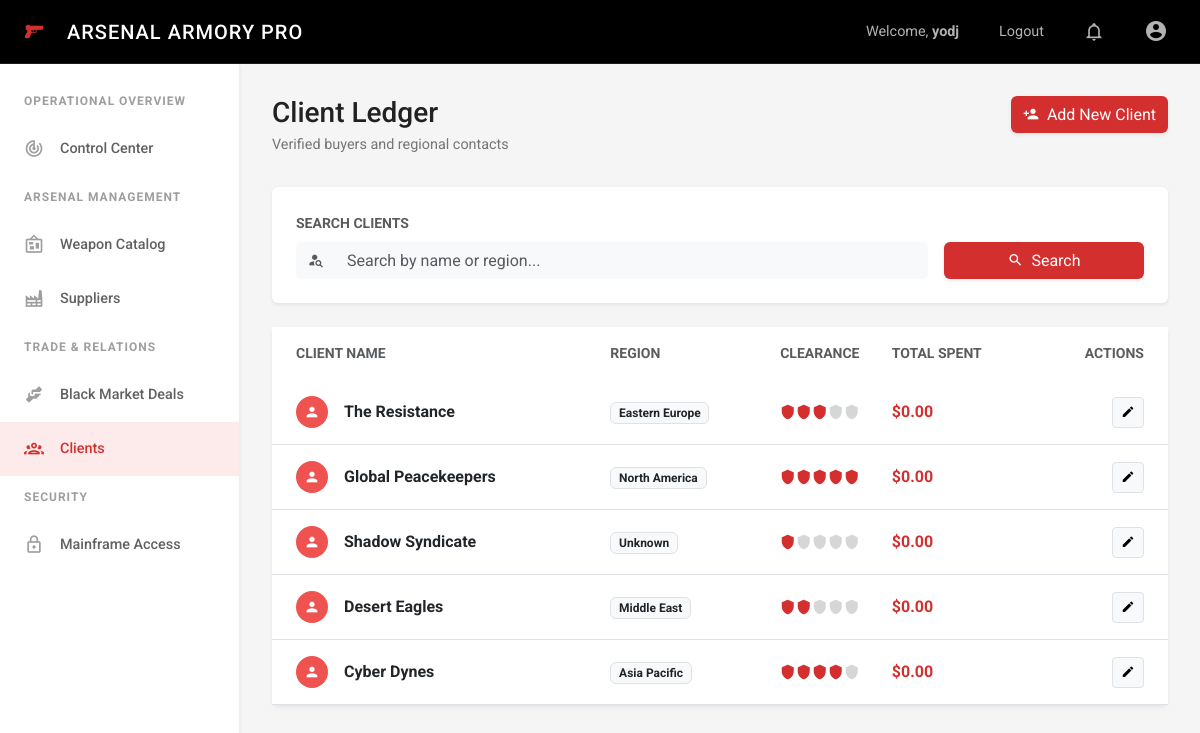
Page /tasks/clients/ (signed in) on the committed database.
### tasks/models.py (models this page shows, shortened)
class BaseModel(models.Model):
    created_at = models.DateTimeField(auto_now_add=True)
    updated_at = models.DateTimeField(auto_now=True)
    class Meta:
        abstract = True

class Client(BaseModel):
    name = models.CharField(max_length=200)
    region = models.CharField(max_length=100)
    clearance_level = models.IntegerField(default=1) # 1-5
    total_spent = models.DecimalField(max_digits=15, decimal_places=2, default=0)

### tasks/views.py (the view)
# urls.py: path('clients/', views.ClientListView.as_view(), name='client-list'),
class ClientListView(ListView):
    model = Client
    template_name = 'tasks/client_list.html'
    context_object_name = 'clients'
    paginate_by = 10
    def get_queryset(self):
        queryset = Client.objects.all()
        query = self.request.GET.get('q')
        if query:
            queryset = queryset.filter(
                Q(name__icontains=query) | Q(region__icontains=query)
            )
        return queryset

### tasks/templates/tasks/client_list.html (shortened to what this page needs)
{% extends 'base.html' %}
{% block content %}
<div class="dashboard-header">
    <div class="dashboard-title">
        <h1>Client Ledger</h1>
        <div class="dashboard-subtitle">Verified buyers and regional contacts</div>
    </div>
    <div>
        <a href="/admin/tasks/client/add/" class="btn btn-red shadow-sm">
            <i class="mdi mdi-account-plus me-1"></i> Add New Client
        </a>
    </div>
</div>
<div class="card border-0 shadow-sm mb-4">
    <div class="card-body p-4">
        <form method="get" class="row g-3 align-items-end">
            <div class="col-md-9">
                <label for="q" class="form-label small fw-bold text-muted">SEARCH CLIENTS</label>
                <div class="input-group bg-light rounded">
                    <span class="input-group-text border-0 bg-transparent text-muted">
                        <i class="mdi mdi-account-search"></i>
                    </span>
                    <input type="text" name="q" id="q" class="form-control border-0 bg-transparent" placeholder="Search by name or region..." value="{{ request.GET.q }}">
                </div>
            </div>
            <div class="col-md-3">
                <button type="submit" class="btn btn-red w-100 shadow-sm">
                    <i class="mdi mdi-magnify me-1"></i> Search
                </button>
            </div>
        </form>
    </div>
</div>
{% if clients %}
    <div class="card border-0 shadow-sm">
        <div class="table-responsive">
            <table class="table table-hover align-middle mb-0">
                <thead class="bg-black text-white">
                    <tr>
                        <th class="px-4 py-3 text-muted small fw-bold text-uppercase border-0">Client Name</th>
                        <th class="py-3 text-muted small fw-bold text-uppercase border-0">Region</th>
                        <th class="py-3 text-muted small fw-bold text-uppercase border-0 text-center">Clearance</th>
                        <th class="py-3 text-muted small fw-bold text-uppercase border-0">Total Spent</th>
                        <th class="px-4 py-3 text-muted small fw-bold text-uppercase border-0 text-end">Actions</th>
                    </tr>
                </thead>
                <tbody>
                    {% for client in clients %}
                        <tr>
                            <td class="px-4 py-3">
                                <div class="d-flex align-items-center">
                                    <div class="bg-red-light text-white rounded-circle d-flex align-items-center justify-content-center me-3" style="width: 32px; height: 32px;">
                                        <i class="mdi mdi-account"></i>
                                    </div>
                                    <span class="fw-bold">{{ client.name }}</span>
                                </div>
                            </td>
                            <td class="py-3">
                                <span class="badge bg-light text-dark border">{{ client.region }}</span>
                            </td>
                            <td class="py-3 text-center">
                                <div class="d-flex justify-content-center">
                                    {% for i in "12345" %}
                                        <i class="mdi mdi-shield {% if forloop.counter <= client.clearance_level %}text-red{% else %}text-muted opacity-25{% endif %}"></i>
                                    {% endfor %}
                                </div>
                            </td>
                            <td class="py-3">
                                <span class="fw-bold text-red">${{ client.total_spent|floatformat:2 }}</span>
                            </td>
                            <td class="px-4 py-3 text-end">
                                <a href="/admin/tasks/client/{{ client.id }}/change/" class="btn btn-sm btn-light border"><i class="mdi mdi-pencil"></i></a>
                            </td>
                        </tr>
                    {% endfor %}
                </tbody>
            </table>
        </div>
    </div>
{% endif %}
{% endblock %}

### templates/base.html (shortened to what this page needs)
{% load static pwa %}
<!DOCTYPE html>
<html lang="en">
<head>
    <link href="https://cdn.jsdelivr.net/npm/bootstrap@5.3.0/dist/css/bootstrap.min.css" rel="stylesheet">
    <link href="https://cdn.jsdelivr.net/npm/@mdi/font@7.2.96/css/materialdesignicons.min.css" rel="stylesheet">
</head>
<body>
    {% if user.is_authenticated %}
    <nav class="navbar navbar-expand-lg navbar-dark navbar-top">
        <div class="container-fluid p-0">
            <a class="navbar-brand" href="/">
                <i class="mdi mdi-pistol me-3"></i>
                ARSENAL ARMORY PRO
            </a>
            <div class="collapse navbar-collapse" id="navbarNav">
                <ul class="navbar-nav ms-auto align-items-center">
                    <li class="nav-item">
                        <span class="nav-link nav-link-top text-white">Welcome, <strong>{{ user.username }}</strong></span>
                    </li>
                    <li class="nav-item">
                        <form method="post" action="{% url 'account_logout' %}" class="d-inline">
                            <button type="submit" class="btn btn-link nav-link nav-link-top text-red border-0">Logout</button>
                        </form>
                    </li>
                    <li class="nav-item">
                        <a class="nav-link nav-link-top" href="#"><i class="mdi mdi-bell-outline fs-5"></i></a>
                    </li>
                    <li class="nav-item">
                        <a class="nav-link nav-link-top" href="/admin/"><i class="mdi mdi-account-circle fs-4"></i></a>
                    </li>
                </ul>
            </div>
        </div>
    </nav>
    <div class="sidebar">
        <div class="sidebar-section-title">Operational Overview</div>
        <a href="/" class="sidebar-link {% if request.path == '/' %}active{% endif %}">
            <i class="mdi mdi-radar"></i>
            Control Center
        </a>
        <div class="sidebar-section-title">Arsenal Management</div>
        <a href="/tasks/" class="sidebar-link {% if request.path == '/tasks/' %}active{% endif %}">
            <i class="mdi mdi-bulletin-board"></i>
            Weapon Catalog
        </a>
        <a href="{% url 'supplier-list' %}" class="sidebar-link {% if '/tasks/suppliers/' in request.path %}active{% endif %}">
            <i class="mdi mdi-factory"></i>
            Suppliers
        </a>
        <div class="sidebar-section-title">Trade & Relations</div>
        <a href="/tasks/transactions/" class="sidebar-link {% if '/tasks/transactions/' in request.path %}active{% endif %}">
            <i class="mdi mdi-handshake"></i>
            Black Market Deals
        </a>
        <a href="{% url 'client-list' %}" class="sidebar-link {% if '/tasks/clients/' in request.path %}active{% endif %}">
            <i class="mdi mdi-account-group-outline"></i>
            Clients
        </a>
        <div class="sidebar-section-title">Security</div>
        <a href="/admin/" class="sidebar-link">
            <i class="mdi mdi-lock-outline"></i>
            Mainframe Access
        </a>
    </div>
    <div class="main-content">
        {% block content %}{% endblock %}
    </div>
    {% endif %}
</body>
</html>

### templates/base.html (style rules this page uses)
:root { --primary-red: #d32f2f; --dark-red: #b71c1c; --light-red: #ef5350; --accent-red: #ff5252; --dark-bg: #000000; --light-bg: #f5f5f5; --sidebar-width: 240px; }
body { font-family: 'Roboto', sans-serif; background-color: var(--light-bg); color: #212121; overflow-x: hidden; }
.navbar-top { background-color: var(--dark-bg); height: 64px; padding: 0 1.5rem; z-index: 1030; border-bottom: 1px solid rgba(211, 47, 47, 0.3); }
.navbar-brand { color: white !important; font-weight: 500; font-size: 1.25rem; letter-spacing: 1px; }
.navbar-brand i { color: var(--primary-red); }
.nav-link-top { color: rgba(255,255,255,0.7) !important; font-size: 0.9rem; margin-left: 1.5rem; }
.sidebar { width: var(--sidebar-width); height: calc(100vh - 64px); background-color: white; position: fixed; top: 64px; left: 0; box-shadow: 0 0.125rem 0.25rem rgba(0,0,0,0.075); z-index: 1020; overflow-y: auto; padding-top: 1rem; border-right: 1px solid #eee; }
.sidebar-section-title { padding: 0.75rem 1.5rem; font-size: 0.75rem; font-weight: 700; color: #9e9e9e; text-transform: uppercase; letter-spacing: 1px; }
.sidebar-link { display: flex; align-items: center; padding: 0.75rem 1.5rem; color: #616161; text-decoration: none; font-size: 0.9rem; font-weight: 500; transition: all 0.2s; }
.sidebar-link i { margin-right: 1rem; font-size: 1.25rem; color: #9e9e9e; }
.sidebar-link.active { color: var(--primary-red); background-color: #fdeaea; }
.sidebar-link.active i { color: var(--primary-red); }
.main-content { margin-left: var(--sidebar-width); padding: 2rem; min-height: calc(100vh - 64px); }
.dashboard-header { display: flex; justify-content: space-between; align-items: flex-start; margin-bottom: 2rem; }
.dashboard-title h1 { font-size: 1.75rem; font-weight: 500; margin-bottom: 0.25rem; color: #212121; }
.dashboard-subtitle { color: #757575; font-size: 0.9rem; }
.bg-red-light { background-color: var(--light-red); }
.bg-black { background-color: var(--dark-bg); }
.text-red { color: var(--primary-red); }
.btn-red { background-color: var(--primary-red); color: white; border: none; }

### rows in the picture
Client: name "The Resistance", region "Eastern Europe", clearance_level 3 (drawn), total_spent "0.00"
Client: name "Global Peacekeepers", region "North America", clearance_level 5 (drawn), total_spent "0.00"
Client: name "Shadow Syndicate", region "Unknown", clearance_level 1 (drawn), total_spent "0.00"
Client: name "Desert Eagles", region "Middle East", clearance_level 2 (drawn), total_spent "0.00"
Client: name "Cyber Dynes", region "Asia Pacific", clearance_level 4 (drawn), total_spent "0.00"

### other values in the picture
{{ user.username }} "yodj"
